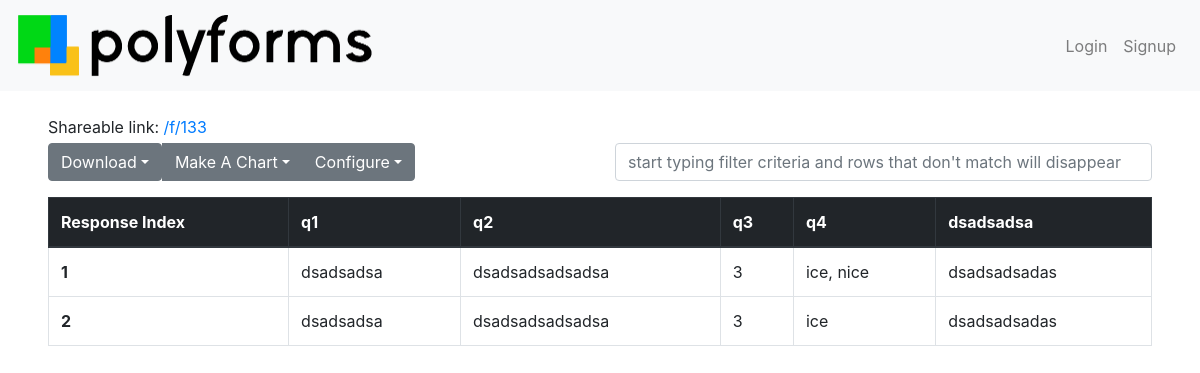
Screenshot of /form/view?id=133 with the database file from the repository.
### tables this page shows
CREATE TABLE questions(question_id INTEGER, question text, type TEXT, form_id INTEGER, required INTEGER, min INTEGER, max INTEGER);

CREATE TABLE responses(form_id INTEGER, question_id INTEGER, user_id INTEGER, response_id INTEGER, response BLOB, timestamp TEXT);

### __init__.py (the view)
@app.route('/form/view')
def responses_page():
    form_id = request.args.get("id", "-1")
    user_id = session.get("user_id", "")
    username = session.get("user", "")
    if test.form_exists(form_id) == False:
        return render_template("404.html", username=username)
    else:
        form = db.getFormData(form_id)
        if form["owner"] == username or username == "Root" or form["public_results"] == 1 or form["public_results"] == "1": #you have permission to view this
            return render_template("spreadsheet.html", username=username, title=form['title'], headers=form['headers'], data=form['data'], jsonData=json.dumps(form['data']), form_id=form_id)
        else: #you dont have permission to view this
            return render_template("unauthorized.html", username=username)

### utils/db.py (called while the page is built)
def open_db():
    db = sqlite3.connect(path_to_db) # open if f exists, otherwise create
    c = db.cursor()                  # facilitate db ops
    return db, c

### utils/test.py (called while the page is built)
def open_db():
    db = sqlite3.connect(main.path_to_db) # open if f exists, otherwise create
    c = db.cursor()                       # facilitate db ops
    return db, c

def is_valid_id(thing):
    thing = str(thing)
    chars_are_digits = [(c in "0123456789") for c in thing]
    return (not (False in chars_are_digits)) and (len(thing) > 0)

def form_exists(form_id):
    if not is_valid_id(form_id):
        return False
    db, c = open_db()
    c.execute("SELECT form_id FROM forms WHERE form_id = %d;" % int(form_id))
    result = c.fetchone()
    close_db(db)
    return result != None

### templates/spreadsheet.html (shortened to what this page needs)
{% extends "base.html" %}
{% block body %}
<div class="row my-3">
  <div class="col mb-1">
    Shareable link: <a href="/f/{{form_id}}">{{url_for("display_form_shortcut", form_id=form_id)}}</a>
  </div>
  <div class="col-12 col-md-7 col-lg-6 order-last order-md-2">
    <div class="btn-group" role="group">
      <div class="button-group" role="group">
        <button class="btn btn-secondary dropdown-toggle" id="downloadMenuToggler" data-toggle="dropdown" type="button">Download</button>
      </div>
      <div class="btn-group" role="group">
        <button class="btn btn-secondary dropdown-toggle" id="chartMenuToggler" data-toggle="dropdown" type="button">Make A Chart</button>
      </div>
      <div class="btn-group" role="group">
        <button class="btn btn-secondary dropdown-toggle" id="configureMenuToggler" data-toggle="dropdown" type="button">Configure</button>
      </div>
    </div>
  </div>
  <div class="col-12 col-md order-2 order-md-last">
    <input type="search" id="filter" class="form-control" placeholder="start typing filter criteria and rows that don't match will disappear">
  </div>
</div>
<div class="table-responsive">
  <table class="table table-bordered table-hover" id="responsesTable">
    <thead class="thead-dark">
      <tr id="columns">
        <th>Response Index</th>
        {% for columnName in headers %}<th>{{ columnName }}</th>{% endfor %}
      </tr>
    </thead>
    <tbody>
      {% for row in data %}
      <tr>
        <th scope="row">{{ loop.index }}</th>
        {% for cell in row %}<td>{{cell|replace(",", ", ")}}</td>{% endfor %}
      </tr>
      {% endfor %}
    </tbody>
  </table>
</div>
{% endblock %}

### rows the page displays
questions: question "q1"
questions: question "q2"
questions: question "q3"
questions: question "q4"
questions: question "dsadsadsa"
responses: response "dsadsadsa"
responses: response "dsadsadsadsadsa"
responses: response "ice, nice"
responses: response "dsadsadsadas"
responses: response "dsadsadsa"
responses: response "dsadsadsadsadsa"
responses: response "ice"
responses: response "dsadsadsadas"

### other values shown
{{ url_for("display_form_shortcut", form_id=form_id) }} "/f/133"
{{ cell|replace(",", ", ") }} "3" "3"
